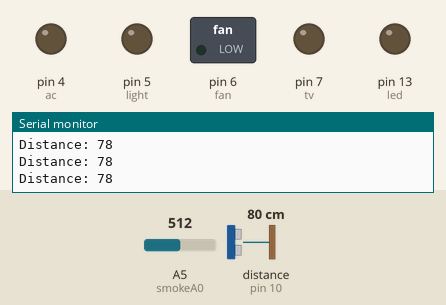
The sketch below on a simulated Arduino Uno, built with avr-gcc and run on an emulated ATmega328P. On the bench: switched loads named in the sketch (green lamp = pin HIGH), output pins drawn as LEDs (lit = HIGH), the last lines printed to the serial monitor. Wiring (inferred from the names in the program): ultrasonic range finder: trigger pin 9; echo pin 10. Inputs (shaded band) come from the test bench; at power-on: distance to the obstacle (sensor on pin 10) 80 cm, A5 (smokeA0) = 512. The echo pulse lasts 58.3 µs per cm; pins used as bus, display or sensor lines are not drawn.

Above: at 1.2 s.
1.3 s: distance to the obstacle (sensor on pin 10) set to 35 cm
2.8 s: distance to the obstacle (sensor on pin 10) set to 29 cm
At 3.6 s:
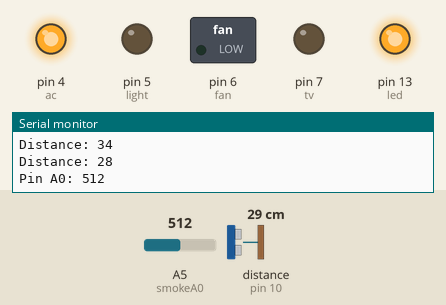
4.3 s: distance to the obstacle (sensor on pin 10) set to 120 cm
At 5.5 s:
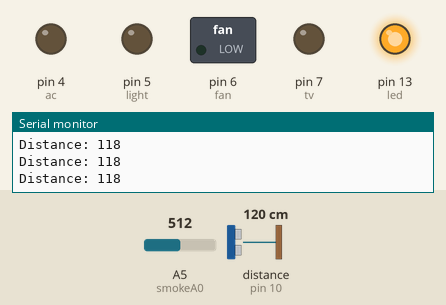
6.3 s: distance to the obstacle (sensor on pin 10) set to 2 cm
At 7.4 s:
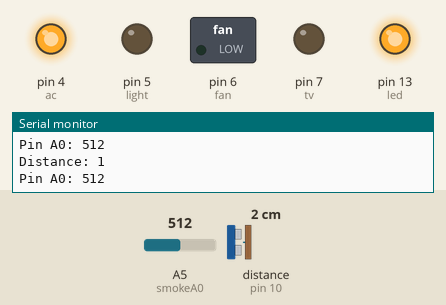
7.8 s: A5 (smokeA0) set to 215
9.5 s: A5 (smokeA0) set to 185
At 10.6 s:
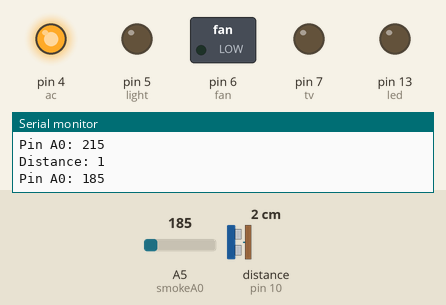
Timing chart, 0 to 12.5 s (numbered marks = the images above; inputs shaded):
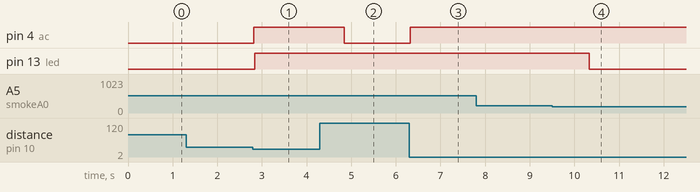

Measured:
- the behaviour switches between 32 and 31 cm on distance to the obstacle (sensor on pin 10) (found by bisection; images 0 and 1)
- the behaviour switches between 201 and 200 on A5 (smokeA0) (found by bisection; images 3 and 4)
- after the input at 2.8 s, pin 4 (ac), pin 13 (led): LOW → HIGH at once
- after the input at 4.3 s, pin 4 (ac): HIGH → LOW after 0.54 s
- after the input at 6.3 s, pin 4 (ac): LOW → HIGH at once
- after the input at 9.5 s, pin 13 (led): HIGH → LOW after 0.84 s

The sketch:

final4.ino
```cpp
int led = 13;
int smokeA0 = A5;
int sensorThres = 200;


const int trigPin = 9;
const int echoPin = 10;
String voice;
int ac=4;
int light=5;
int fan=6;
int tv=7;
long duration;
int distance;

void setup() {
Serial.begin(9600);
pinMode(trigPin, OUTPUT);
pinMode(echoPin, INPUT);


  pinMode(smokeA0, INPUT);

pinMode(ac, OUTPUT);

pinMode(light, OUTPUT);

pinMode(fan, OUTPUT);

pinMode(tv, OUTPUT);

pinMode(led,OUTPUT);

}


void loop() {

//sonar start
 digitalWrite(trigPin, LOW);
delayMicroseconds(2);
digitalWrite(trigPin, HIGH);
delayMicroseconds(10);
digitalWrite(trigPin, LOW);
duration = pulseIn(echoPin, HIGH);
distance= duration*0.034/2;
Serial.print("Distance: ");
Serial.println(distance);


if(distance<=30)
{
  digitalWrite(ac,HIGH);

  //smoke start
  int analogSensor = analogRead(smokeA0);

  Serial.print("Pin A0: ");
  Serial.println(analogSensor);
  if (analogSensor > sensorThres)
  {
    digitalWrite(led,HIGH);
  }
  else
  {
     digitalWrite(led,LOW);
  }
  //smoke end
   //bluetooth start
while(Serial.available()) {

delay(10);
char c=Serial.read();
if(c=='#')
{
  break;
  }
voice += c;
}
//light
if(voice =="light on"){
digitalWrite(light,HIGH);
}
else if(voice =="light off" || voice =="light of"){
digitalWrite(light,LOW);
}

//fan
else if(voice =="fan on"){
digitalWrite(fan,HIGH);
}
else if(voice =="fan off" || voice == "fan of"){
digitalWrite(fan,LOW);
}

//tv
else if(voice =="television on"){
digitalWrite(tv,HIGH);
}
else if(voice =="television off" || voice == "television of"){
digitalWrite(tv,LOW);
}

voice="";
//bluetooth end
delay(1000);
}
else
{
  digitalWrite(ac,LOW);
}
//sonar end


}
```
